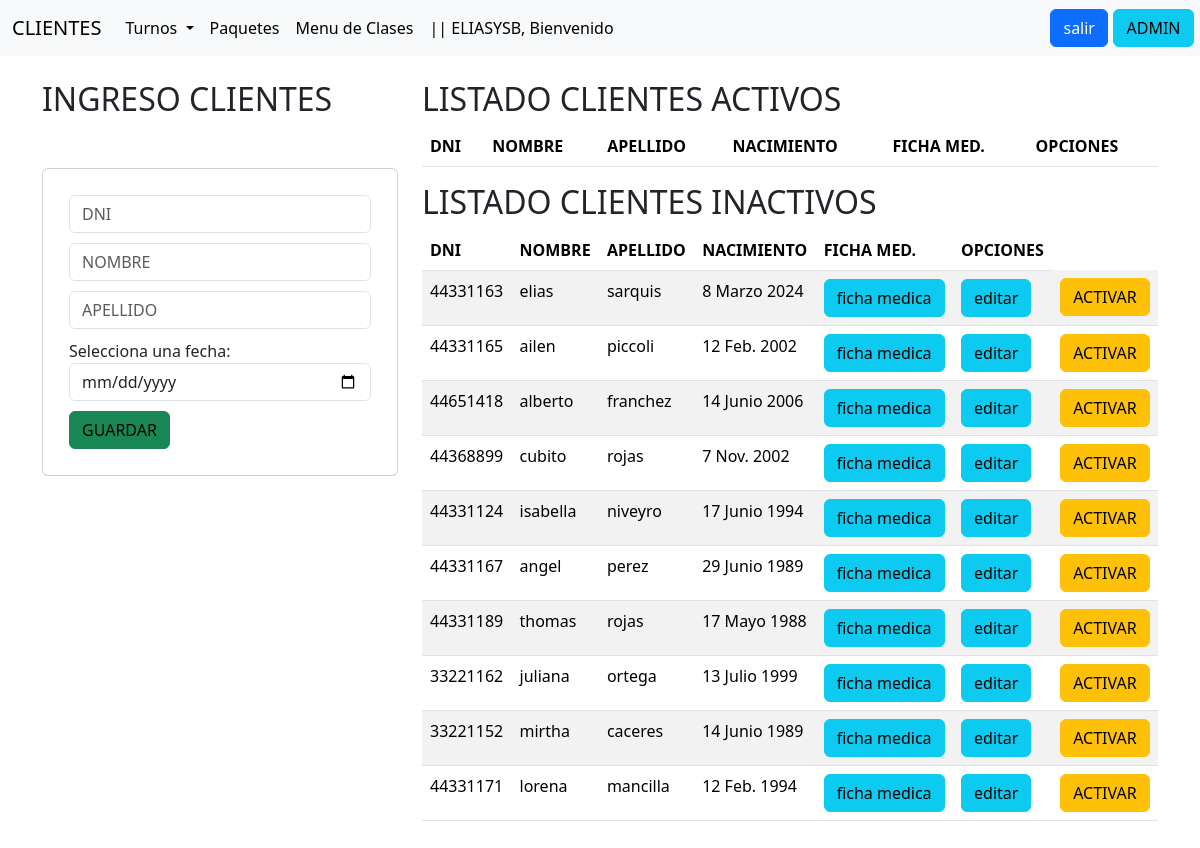
The app's page / (signed in) with its own data.
### Aplicaciones/clientes/models.py (models this page shows, shortened)
class Cliente(models.Model):
    dni = models.CharField(max_length=10, primary_key=True)
    nombre = models.CharField(max_length=10)
    apellido = models.CharField(max_length=10)
    nacimiento = models.DateField()
    fecha_baja=models.DateField(null=True, default=None)

### Aplicaciones/clientes/views.py (the view)
# urls.py: path('',views.home),
@login_required
def home(request):
    clientes= Cliente.objects.all()
    dniError=False
    fecha_actual = timezone.now().date()
    fecha_un_dia_antes = fecha_actual - timedelta(days=1)
    clientes_activos = Cliente.objects.filter(fecha_baja__gte=fecha_actual)
    clientes_inactivos=Cliente.objects.filter(fecha_baja__lte=fecha_un_dia_antes)
    try:
        if request.session.get("dniError")==True:
            dniError=True
    except:
        pass
    request.session["dniError"]=False
    return render(request,"gestionClientes.html",{"clientes":clientes,"dniError":dniError, "clientes_activos":clientes_activos,"clientes_inactivos":clientes_inactivos})

### Aplicaciones/clientes/templates/gestionClientes.html (shortened to what this page needs)
{% extends "base.html" %}
{% block body %}
<div class="row">
    <div class="col-md-6 col-lg-4 col-xl-4 col-sm-12">
        <h2>INGRESO CLIENTES</h2>
        <div class="card" style="margin-top: 14%;">
            <div class="card-body">
                <form action="/registrarCliente/" method="POST"> {% csrf_token %}
                    <div class="form-group">
                        <input type="text" id="txtDNI" name="txtDNI" class="form-control" placeholder="DNI" maxlength="10" required>
                    </div>
                    <div class="form-group">
                        <input type="text" id="txtNombre" name="txtNombre" class="form-control" placeholder="NOMBRE" maxlength="10" required>
                    </div>
                    <div class="form-group">
                        <input type="text" id="txtApellido" name="txtApellido" class="form-control" placeholder="APELLIDO" maxlength="10" required>
                    </div>
                    <div class="form-group">
                        <label for="fecha">Selecciona una fecha:</label>
                        <input type="date" id="dateNacimiento" name="dateNacimiento" class="form-control" placeholder="NACIMIENTO" required>
                    </div>
                    <div class="form-group">
                        <button type="submit" class="btn btn-block btn-success text-black">GUARDAR</button>
                    </div>
                </form>
            </div>
        </div>
    </div>
    <div class="col-md-6 col-lg-8 col-xl-8 col-sm-12">
        <div class="table-responsive">
            <h2>LISTADO CLIENTES ACTIVOS</h2>
            <table class="table table-striped">
                <thead>
                    <tr>
                        <th>DNI</th>
                        <th>NOMBRE</th>
                        <th>APELLIDO</th>
                        <th>NACIMIENTO</th>
                        <th>FICHA MED.</th>
                        <th>OPCIONES</th>
                    </tr>
                </thead>
            </table>
            <h2>LISTADO CLIENTES INACTIVOS</h2>
            <table class="table table-striped">
                <thead>
                    <tr>
                        <th>DNI</th>
                        <th>NOMBRE</th>
                        <th>APELLIDO</th>
                        <th>NACIMIENTO</th>
                        <th>FICHA MED.</th>
                        <th>OPCIONES</th>
                    </tr>
                </thead>
                <tbody>
                    {% for i in clientes_inactivos %}
                        <tr>
                            <td>{{i.dni}}</td>
                            <td>{{i.nombre}}</td>
                            <td>{{i.apellido}}</td>
                            <td>{{i.nacimiento}}</td>
                            <td><a href="verFichaMedica/{{i.dni}}"  class="btn btn-info">ficha medica</a></td>
                            <td><a href="edicionCliente/{{i.dni}}"  class="btn btn-info">editar</a></td>
                            <td><a href="activarCliente/{{i.dni}}"  class="btn btn-warning">ACTIVAR</a></td>
                        </tr>
                    {% endfor %}
                </tbody>
            </table>
        </div>
    </div>
</div>
{% endblock %}

### Aplicaciones/clientes/templates/base.html (shortened to what this page needs)
<!DOCTYPE html>
<html lang="en">
<head>
    <link href="https://cdn.jsdelivr.net/npm/bootstrap@5.3.3/dist/css/bootstrap.min.css" rel="stylesheet">
</head>
<body>
    <nav class="navbar navbar-expand-lg bg-body-tertiary">
        <div class="container-fluid">
          <a class="navbar-brand" href="http://127.0.0.1:8000">CLIENTES</a>
          <div class="collapse navbar-collapse" id="navbarSupportedContent">
            <ul class="navbar-nav me-auto mb-2 mb-lg-0">
              <li class="nav-item dropdown">
                <a class="nav-link dropdown-toggle active dropdown-toggle" href="#" id="navbarDropdown" role="button" data-bs-toggle="dropdown" aria-expanded="false">
                  Turnos
                </a>
              </li>
              <li class="nav-item">
                <a class="nav-link active" aria-current="page" href="/Paquetes/">Paquetes</a>
              </li>
              <li class="nav-item">
                <a class="nav-link active" aria-current="page" href="/menuClases/">Menu de Clases</a>
              </li>
              {% if request.user.is_authenticated %}
              <li class="nav-item">
                <a class="nav-link active" aria-current="page" >|| {{ user.username | upper }}, Bienvenido</a>
              </li>
              {% endif %}
            </ul>
            <div class="d-flex">
              <form action="/accounts/logout/" method="post" style="padding-right: 4%;">
                <button type="submit" class="btn btn-primary">salir</button>
              </form>
              <a class="btn btn-info" aria-current="page" href="/admin/">ADMIN</a>
            </div>
          </div>
        </div>
    </nav>
    <div class="container py-4">
        {% block body %}
        {% endblock %}
    </div>
</body>
</html>

### Aplicaciones/clientes/templates/base.html (style rules this page uses)
.form-group { margin: 10px; }

### records on screen
Cliente: dni "44331163", nombre "elias", apellido "sarquis", nacimiento "8 Marzo 2024"
Cliente: dni "44331165", nombre "ailen", apellido "piccoli", nacimiento "12 Feb. 2002"
Cliente: dni "44651418", nombre "alberto", apellido "franchez", nacimiento "14 Junio 2006"
Cliente: dni "44368899", nombre "cubito", apellido "rojas", nacimiento "7 Nov. 2002"
Cliente: dni "44331124", nombre "isabella", apellido "niveyro", nacimiento "17 Junio 1994"
Cliente: dni "44331167", nombre "angel", apellido "perez", nacimiento "29 Junio 1989"
Cliente: dni "44331189", nombre "thomas", apellido "rojas", nacimiento "17 Mayo 1988"
Cliente: dni "33221162", nombre "juliana", apellido "ortega", nacimiento "13 Julio 1999"
Cliente: dni "33221152", nombre "mirtha", apellido "caceres", nacimiento "14 Junio 1989"
Cliente: dni "44331171", nombre "lorena", apellido "mancilla", nacimiento "12 Feb. 1994"

### other values on screen
{{ user.username | upper }} "ELIASYSB"
